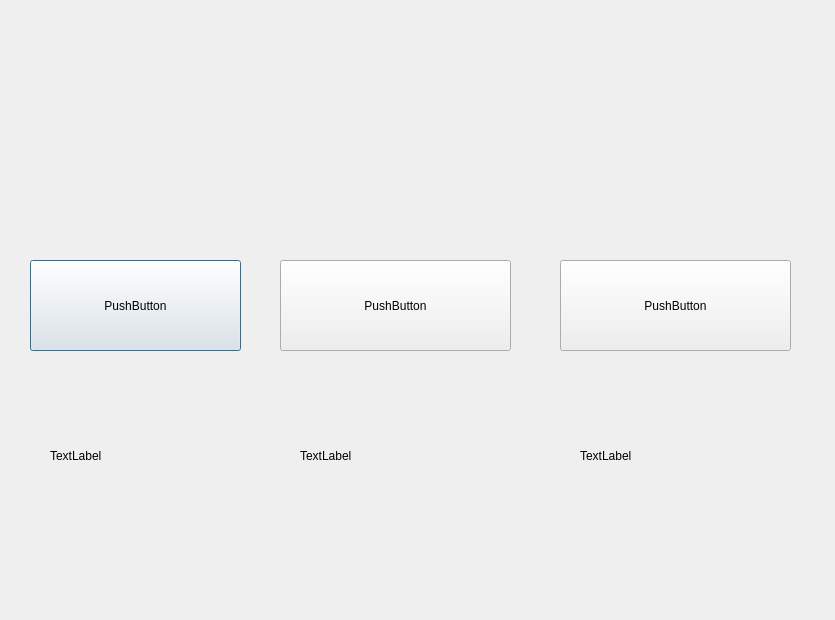
<?xml version="1.0" encoding="UTF-8"?>
<ui version="4.0">
 <class>Dialog</class>
 <widget class="QDialog" name="Dialog">
  <property name="geometry">
   <rect>
    <x>0</x>
    <y>0</y>
    <width>835</width>
    <height>620</height>
   </rect>
  </property>
  <property name="windowTitle">
   <string>Dialog</string>
  </property>
  <widget class="QPushButton" name="pushButton">
   <property name="geometry">
    <rect>
     <x>30</x>
     <y>260</y>
     <width>211</width>
     <height>91</height>
    </rect>
   </property>
   <property name="text">
    <string>PushButton</string>
   </property>
  </widget>
  <widget class="QPushButton" name="pushButton_2">
   <property name="geometry">
    <rect>
     <x>280</x>
     <y>260</y>
     <width>231</width>
     <height>91</height>
    </rect>
   </property>
   <property name="text">
    <string>PushButton</string>
   </property>
  </widget>
  <widget class="QPushButton" name="pushButton_3">
   <property name="geometry">
    <rect>
     <x>560</x>
     <y>260</y>
     <width>231</width>
     <height>91</height>
    </rect>
   </property>
   <property name="text">
    <string>PushButton</string>
   </property>
  </widget>
  <widget class="QLabel" name="label">
   <property name="geometry">
    <rect>
     <x>50</x>
     <y>370</y>
     <width>191</width>
     <height>171</height>
    </rect>
   </property>
   <property name="text">
    <string>TextLabel</string>
   </property>
  </widget>
  <widget class="QLabel" name="label_2">
   <property name="geometry">
    <rect>
     <x>300</x>
     <y>370</y>
     <width>191</width>
     <height>171</height>
    </rect>
   </property>
   <property name="text">
    <string>TextLabel</string>
   </property>
  </widget>
  <widget class="QLabel" name="label_3">
   <property name="geometry">
    <rect>
     <x>580</x>
     <y>370</y>
     <width>191</width>
     <height>171</height>
    </rect>
   </property>
   <property name="text">
    <string>TextLabel</string>
   </property>
  </widget>
 </widget>
 <resources/>
 <connections/>
</ui>
